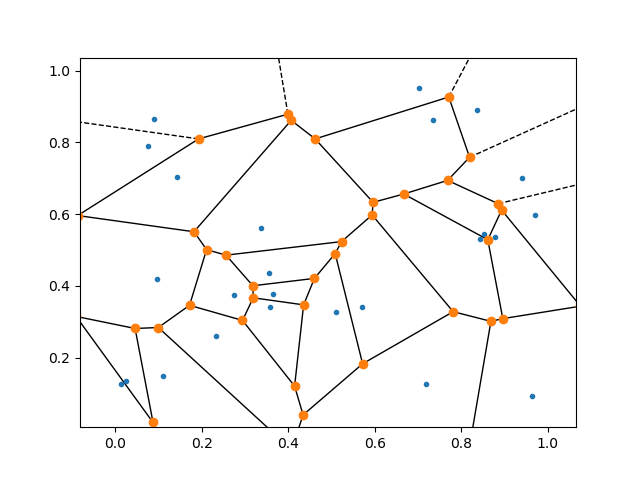

Reproduce this figure in Python.
#! /usr/bin/env python3
#
def voronoi_test ( ):

#*****************************************************************************80
#
## VORONOI_TEST tests VORONOI and VORONOI_PLOT_2D.
#
#  Licensing:
#
#    This code is distributed under the GNU LGPL license.
#
#  Modified:
#
#    16 October 2016
#
#  Author:
#
#    John Burkardt
#
  import matplotlib.pyplot as plt
  import platform
  import numpy as np
  from scipy.spatial import Voronoi
  from scipy.spatial import voronoi_plot_2d

  print ( '' )
  print ( 'VORONOI_TEST:' )
  print ( '  Python version: %s' % ( platform.python_version ( ) ) )
  print ( '  scipy.spatial.Voronoi computes the Voronoi diagram of a set of points.' )
  print ( '  scipy.spatial.voronoi_plot_2d will plot it.' )
#
#  Select the points.
#
  nc = 25
  xy = np.random.random ( [ nc, 2 ] )
#
#  Compute the diagram.
#
  diagram = Voronoi ( xy )
#
#  Plot the diagram.
#
  voronoi_plot_2d ( diagram )
#
#  Save the plot.
#
  filename = 'voronoi_test.png'
  plt.savefig ( filename )
  print ( '' )
  print ( '  Saved graphics in file "%s"' % ( filename ) )
#
#  Display the plot.
#
  plt.show ( block = False )
#
#  Terminate.
#
  print ( '' )
  print ( 'VORONOI_TEST:' )
  print ( '  Normal end of execution.' )
  return

def timestamp ( ):

#*****************************************************************************80
#
## TIMESTAMP prints the date as a timestamp.
#
#  Licensing:
#
#    This code is distributed under the GNU LGPL license. 
#
#  Modified:
#
#    06 April 2013
#
#  Author:
#
#    John Burkardt
#
#  Parameters:
#
#    None
#
  import time

  t = time.time ( )
  print ( time.ctime ( t ) )

  return None

if ( __name__ == '__main__' ):
  import numpy as np
  timestamp ( )
  voronoi_test ( )
  timestamp ( )

